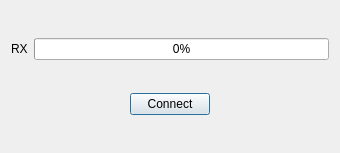
<?xml version="1.0" encoding="UTF-8"?>
<ui version="4.0">
 <class>Dialog</class>
 <widget class="QDialog" name="Dialog">
  <property name="geometry">
   <rect>
    <x>0</x>
    <y>0</y>
    <width>340</width>
    <height>153</height>
   </rect>
  </property>
  <property name="windowTitle">
   <string>Dialog</string>
  </property>
  <layout class="QVBoxLayout" name="verticalLayout">
   <item>
    <layout class="QHBoxLayout" name="horizontalLayout_2">
     <item>
      <widget class="QLabel" name="label_2">
       <property name="text">
        <string>RX</string>
       </property>
      </widget>
     </item>
     <item>
      <widget class="QProgressBar" name="progressBar_rx">
       <property name="value">
        <number>0</number>
       </property>
      </widget>
     </item>
    </layout>
   </item>
   <item>
    <layout class="QHBoxLayout" name="horizontalLayout_3">
     <item>
      <spacer name="horizontalSpacer">
       <property name="orientation">
        <enum>Qt::Horizontal</enum>
       </property>
       <property name="sizeHint" stdset="0">
        <size>
         <width>40</width>
         <height>20</height>
        </size>
       </property>
      </spacer>
     </item>
     <item>
      <widget class="QPushButton" name="pushButton_connect">
       <property name="text">
        <string>Connect</string>
       </property>
      </widget>
     </item>
     <item>
      <spacer name="horizontalSpacer_2">
       <property name="orientation">
        <enum>Qt::Horizontal</enum>
       </property>
       <property name="sizeHint" stdset="0">
        <size>
         <width>40</width>
         <height>20</height>
        </size>
       </property>
      </spacer>
     </item>
    </layout>
   </item>
  </layout>
 </widget>
 <layoutdefault spacing="6" margin="11"/>
 <resources/>
 <connections/>
</ui>
